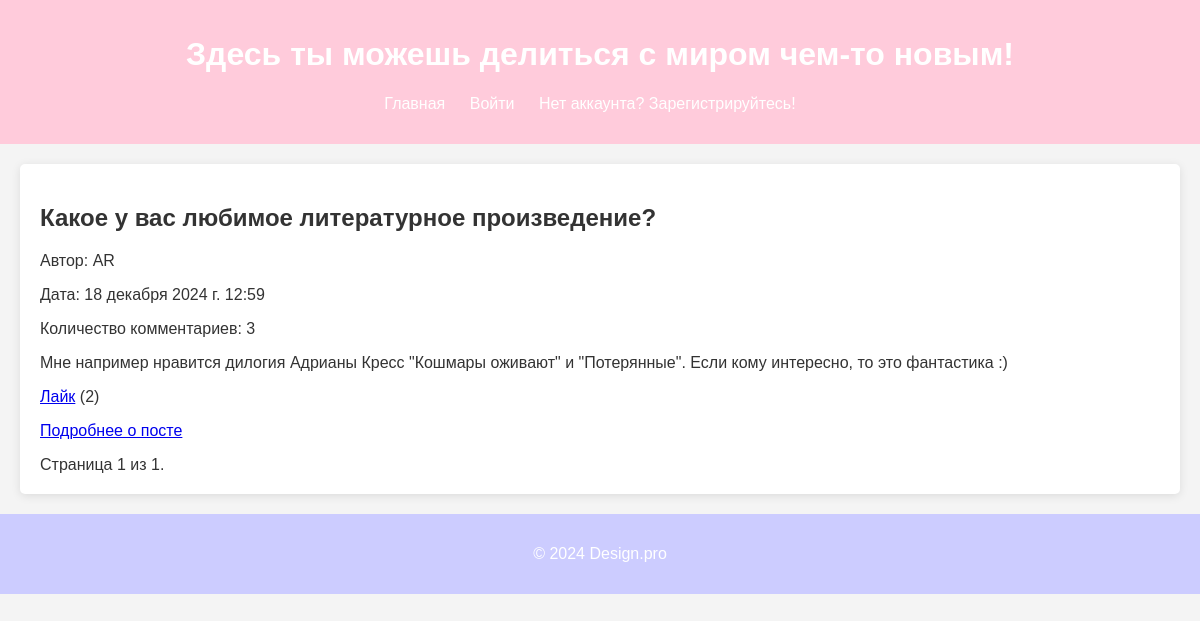
The app's page /BA/ with its own data.
### BA/models.py (models this page shows, shortened)
class Post(models.Model):
    author = models.ForeignKey(User, on_delete=models.CASCADE)
    title = models.CharField(max_length=200, verbose_name='Название')
    content = models.TextField(verbose_name='Контент')
    created_at = models.DateTimeField(auto_now_add=True)
    likes = models.ManyToManyField(User, related_name='liked_posts', blank=True)
    @property
    def comment_count(self):
        return self.comments.count()

class CustomUser(AbstractUser):
    first_name = models.CharField(max_length=150, blank=False, verbose_name='Имя')
    last_name = models.CharField(max_length=150, blank=False, verbose_name='Фамилия')
    username = models.CharField(max_length=150, unique=True, blank=False, verbose_name='Логин')
    email = models.EmailField(unique=True, blank=False, verbose_name='Электронная почта')
    middle_name = models.CharField(max_length=150, blank=False, verbose_name='Отчество')
    password1 = models.CharField(max_length=128, blank=False, null=True, verbose_name='Пароль')
    password2 = models.CharField(max_length=128, blank=False, null=True, verbose_name='Повтор пароля')
    avatar = models.ImageField(upload_to='avatars/', blank=True, null=True, verbose_name='Аватар')
    bio = models.TextField(blank=True, verbose_name='Биография')

### BA/views.py (the view)
# urls.py: path('', views.index, name='index'),
def index(request):
    posts = Post.objects.all().order_by('-created_at')
    paginator = Paginator(posts, 50)  # 50 постов на странице
    page_number = request.GET.get('page')
    page_obj = paginator.get_page(page_number)
    return render(request, 'index.html', {'page_obj': page_obj})

### BA/templates/index.html (shortened to what this page needs)
{% extends "base.html" %}
{% block content %}
{% for post in page_obj %}
    <div class="post">
        <h2>{{ post.title }}</h2>
        <p>Автор: {{ post.author.username }}</p>
        <p>Дата: {{ post.created_at }}</p>
        <p>Количество комментариев: {{ post.comment_count }}</p>
        <p>{{ post.content }}</p>
        <p>
            <a href="{% url 'BA:like_post' post.id %}">Лайк</a> ({{ post.likes.count }})
        </p>
        <p>
            <a href="{% url 'BA:post_detail' post.id %}">Подробнее о посте</a>
        </p>
    </div>
{% endfor %}
<div class="pagination">
    <span class="step-links">
        <span class="current">
            Страница {{ page_obj.number }} из {{ page_obj.paginator.num_pages }}.
        </span>
    </span>
</div>
{% endblock %}

### BA/static/css/style.css (style rules this page uses)
body { font-family: Arial, sans-serif; margin: 0; padding: 0; background-color: #f4f4f4; color: #333; }

### records on screen
Post: title "Какое у вас любимое литературное произведение?", author.username "AR", created_at "18 декабря 2024 г. 12:59", comment_count "3", content "Мне например нравится дилогия Адрианы Кресс \"Кошмары оживают\" и \"Потерянные\". Если кому интересно, то это фантастика :)", likes.count "2"

### other values on screen
{{ page_obj.number }} "1"
{{ page_obj.paginator.num_pages }} "1"
